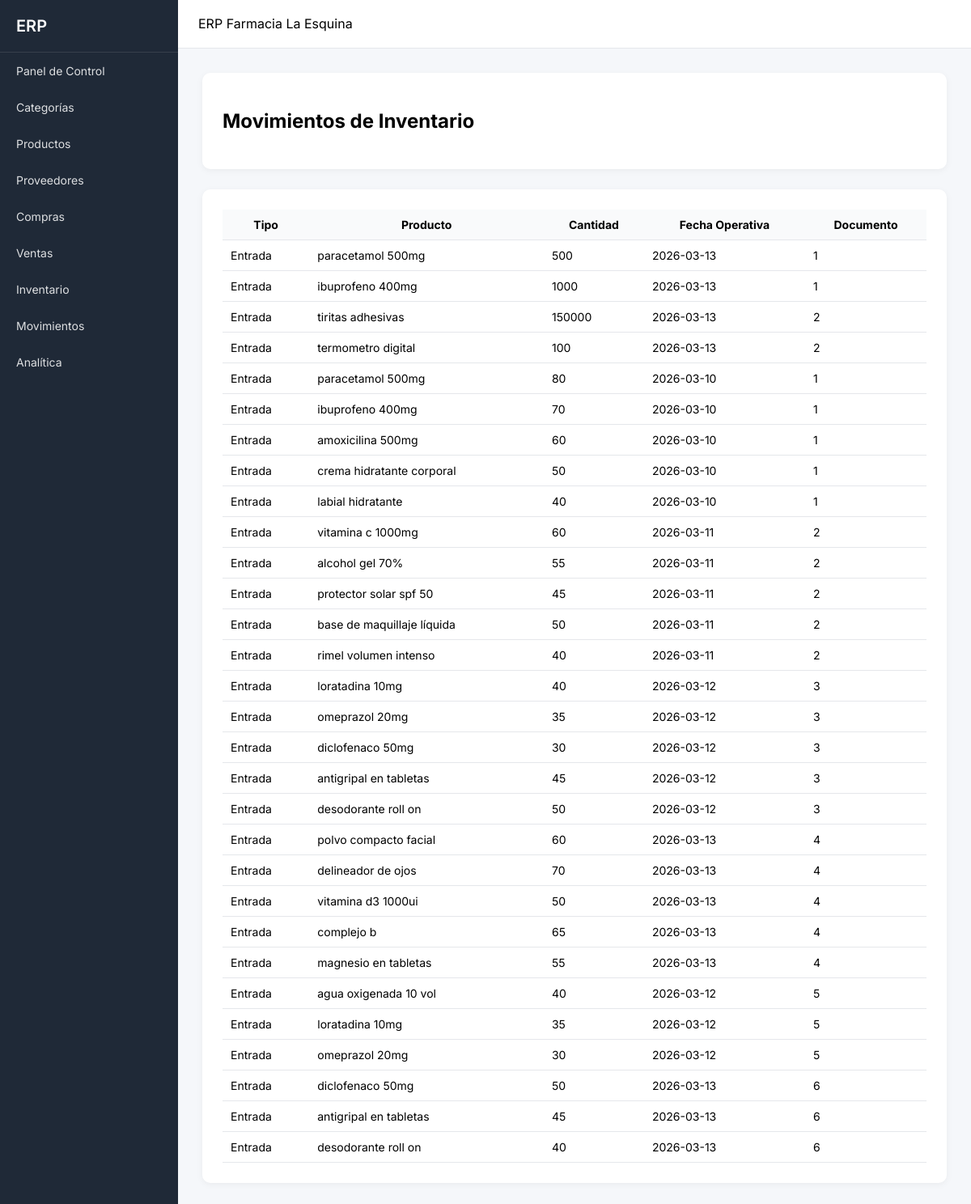
Page /movimientos on the committed database.
### tables this page shows
CREATE TABLE detalle_compra (
        id INTEGER PRIMARY KEY AUTOINCREMENT,
        compra_id INTEGER,
        producto_id INTEGER,
        cantidad INTEGER,
        precio_compra INTEGER,
        fecha DATE
    );

CREATE TABLE producto (
        id INTEGER PRIMARY KEY AUTOINCREMENT,
        nombre TEXT,
        precio_venta INTEGER,
        stock INTEGER,
        categoria_id INTEGER
    );

### app.py (the view)
@app.route("/movimientos")
def movimientos():
    conn = get_db()
    cur = conn.cursor()
    entradas = cur.execute("""
        SELECT 'entrada' as tipo, producto.nombre, cantidad, fecha, compra_id as documento
        FROM detalle_compra
        JOIN producto ON producto.id = detalle_compra.producto_id
    """).fetchall()
    salidas = cur.execute("""
        SELECT 'salida' as tipo, producto.nombre, cantidad, fecha, venta_id as documento
        FROM detalle_venta
        JOIN producto ON producto.id = detalle_venta.producto_id
    """).fetchall()
    movimientos = list(entradas) + list(salidas)
    conn.close()
    return render_template("movimientos.html", movimientos=movimientos)

### app.py (called while the page is built)
def get_db():
    conn = sqlite3.connect("database.db")
    conn.row_factory = sqlite3.Row
    return conn

@app.context_processor
def inject_fmt():
    return dict(fmt=fmt)

### templates/movimientos.html
{% extends "base.html" %}
{% block content %}
<div class="card">
    <h2>Movimientos de Inventario</h2>
</div>
<div class="card">
    <table>
        <thead>
            <tr>
                <th>Tipo</th>
                <th>Producto</th>
                <th class="num">Cantidad</th>
                <th>Fecha Operativa</th>
                <th class="num">Documento</th>
            </tr>
        </thead>
        <tbody>
            {% for m in movimientos %}
            <tr>
                <td>
                    {% if m["tipo"] == "entrada" %}
                        Entrada
                    {% else %}
                        Salida
                    {% endif %}
                </td>
                <td>{{ m["nombre"] }}</td>
                <td class="num">{{ m["cantidad"] }}</td>
                <td>{{ m["fecha"] }}</td>
                <td class="num">{{ m["documento"] }}</td>
            </tr>
            {% endfor %}
        </tbody>
    </table>
</div>
{% endblock %}

### static/style.css (style rules this page uses)
body { margin:0; font-family:'Inter',sans-serif; background:#f5f7fa; }
.card { background:white; padding:25px; border-radius:10px; margin-bottom:25px; box-shadow:0 2px 8px rgba(0,0,0,0.05); }
table { width:100%; border-collapse:collapse; }
th,td { padding:10px; border-bottom:1px solid #e5e7eb; font-size:14px; }
th { background:#f9fafb; }

### rows in the picture
detalle_compra: nombre "paracetamol 500mg", cantidad "500", fecha "2026-03-13", documento "1"
detalle_compra: nombre "ibuprofeno 400mg", cantidad "1000", fecha "2026-03-13", documento "1"
detalle_compra: nombre "tiritas adhesivas", cantidad "150000", fecha "2026-03-13", documento "2"
detalle_compra: nombre "termometro digital", cantidad "100", fecha "2026-03-13", documento "2"
detalle_compra: nombre "paracetamol 500mg", cantidad "80", fecha "2026-03-10", documento "1"
detalle_compra: nombre "ibuprofeno 400mg", cantidad "70", fecha "2026-03-10", documento "1"
detalle_compra: nombre "amoxicilina 500mg", cantidad "60", fecha "2026-03-10", documento "1"
detalle_compra: nombre "crema hidratante corporal", cantidad "50", fecha "2026-03-10", documento "1"
detalle_compra: nombre "labial hidratante", cantidad "40", fecha "2026-03-10", documento "1"
detalle_compra: nombre "vitamina c 1000mg", cantidad "60", fecha "2026-03-11", documento "2"
detalle_compra: nombre "alcohol gel 70%", cantidad "55", fecha "2026-03-11", documento "2"
detalle_compra: nombre "protector solar spf 50", cantidad "45", fecha "2026-03-11", documento "2"
detalle_compra: nombre "base de maquillaje líquida", cantidad "50", fecha "2026-03-11", documento "2"
detalle_compra: nombre "rimel volumen intenso", cantidad "40", fecha "2026-03-11", documento "2"
detalle_compra: nombre "loratadina 10mg", cantidad "40", fecha "2026-03-12", documento "3"
detalle_compra: nombre "omeprazol 20mg", cantidad "35", fecha "2026-03-12", documento "3"
detalle_compra: nombre "diclofenaco 50mg", cantidad "30", fecha "2026-03-12", documento "3"
detalle_compra: nombre "antigripal en tabletas", cantidad "45", fecha "2026-03-12", documento "3"
detalle_compra: nombre "desodorante roll on", cantidad "50", fecha "2026-03-12", documento "3"
detalle_compra: nombre "polvo compacto facial", cantidad "60", fecha "2026-03-13", documento "4"
detalle_compra: nombre "delineador de ojos", cantidad "70", fecha "2026-03-13", documento "4"
detalle_compra: nombre "vitamina d3 1000ui", cantidad "50", fecha "2026-03-13", documento "4"
detalle_compra: nombre "complejo b", cantidad "65", fecha "2026-03-13", documento "4"
detalle_compra: nombre "magnesio en tabletas", cantidad "55", fecha "2026-03-13", documento "4"
detalle_compra: nombre "agua oxigenada 10 vol", cantidad "40", fecha "2026-03-12", documento "5"
detalle_compra: nombre "loratadina 10mg", cantidad "35", fecha "2026-03-12", documento "5"
detalle_compra: nombre "omeprazol 20mg", cantidad "30", fecha "2026-03-12", documento "5"
detalle_compra: nombre "diclofenaco 50mg", cantidad "50", fecha "2026-03-13", documento "6"
detalle_compra: nombre "antigripal en tabletas", cantidad "45", fecha "2026-03-13", documento "6"
detalle_compra: nombre "desodorante roll on", cantidad "40", fecha "2026-03-13", documento "6"
